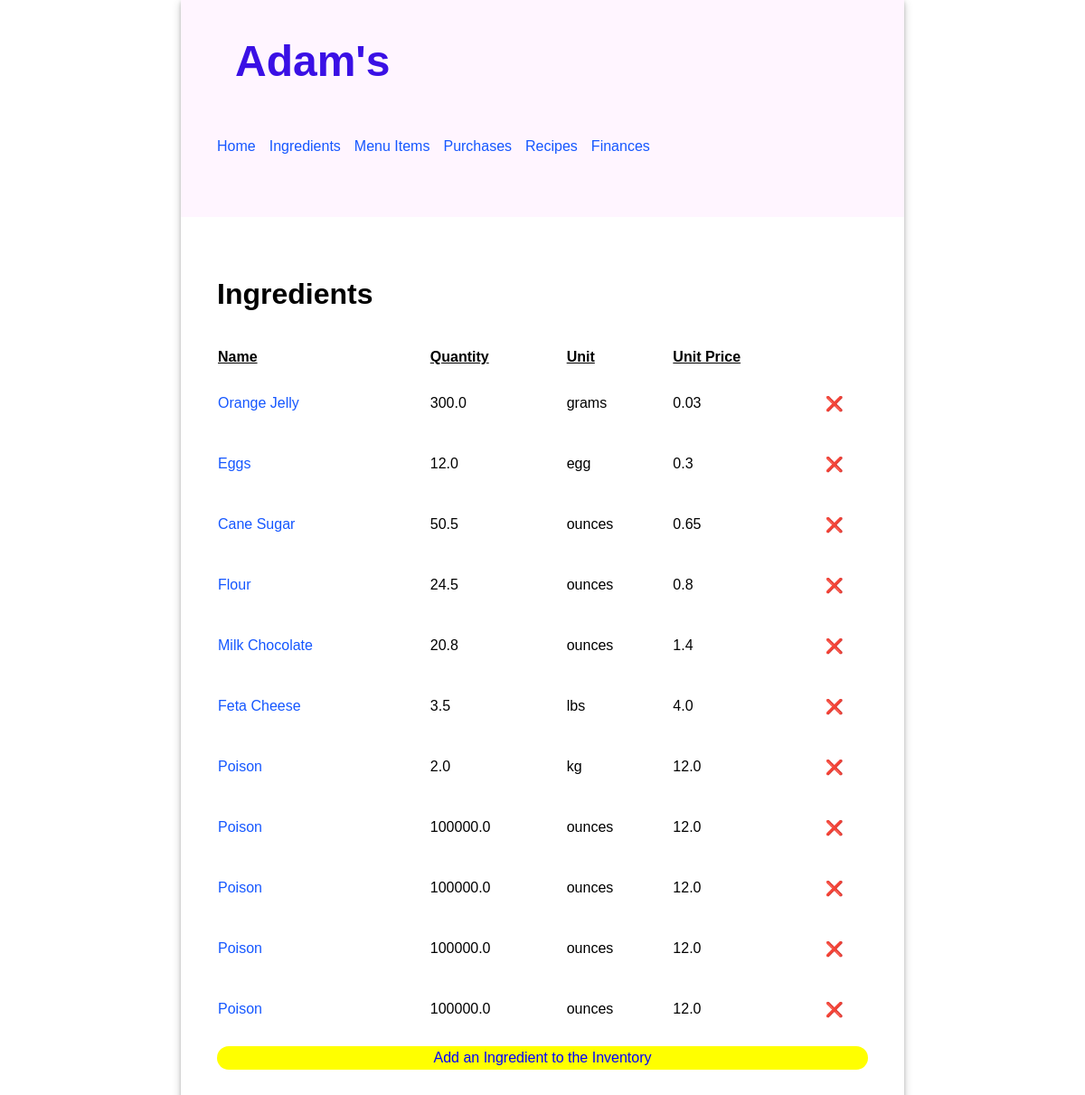
Page /ingredient/ on the earlier database version.
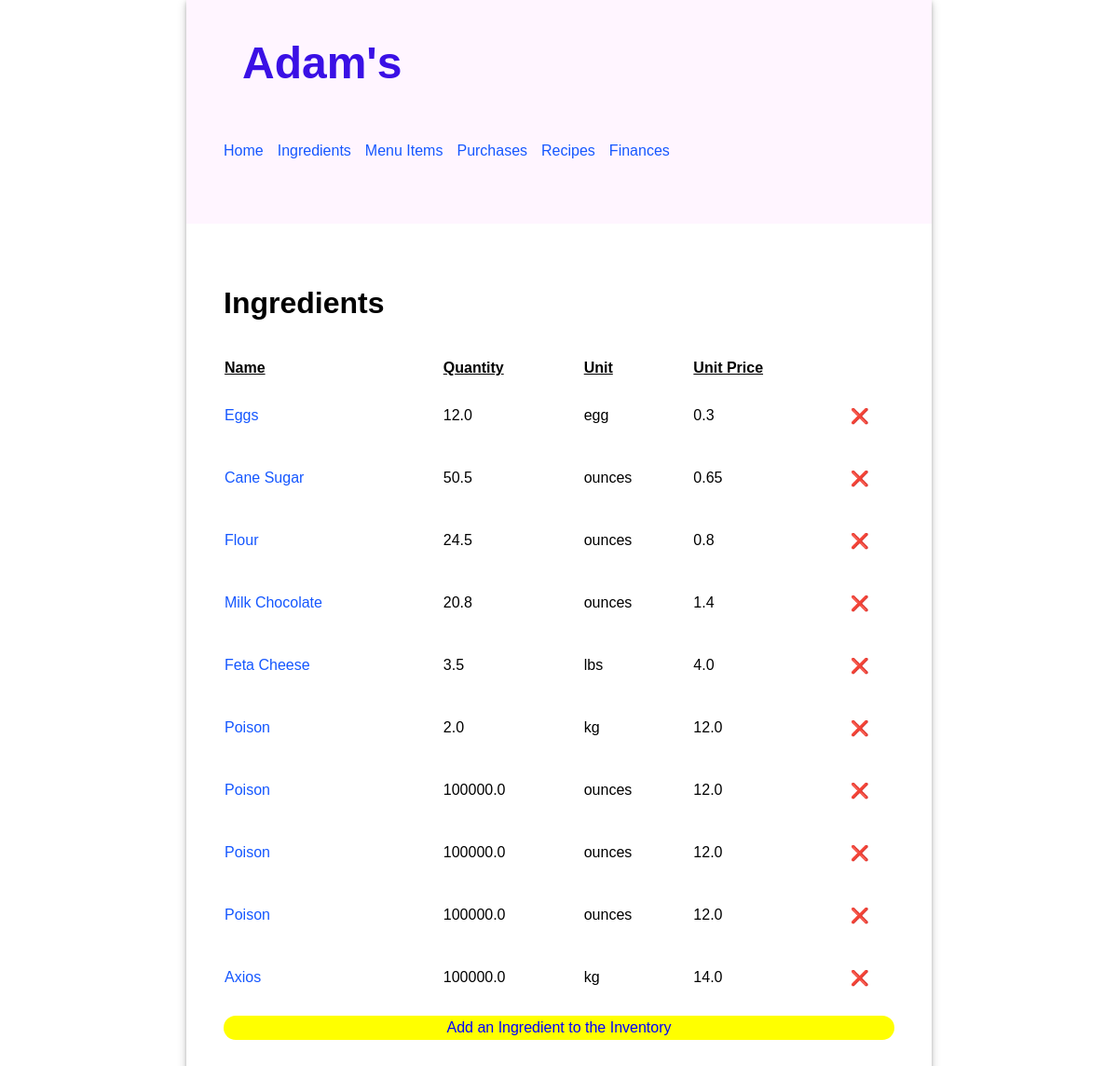
Same page on the later database version.
### inventory/models.py (models this page shows, shortened)
class Ingredient(models.Model):
    name = models.CharField(max_length=30)
    quantity = models.FloatField(default=0)
    unit = models.CharField(max_length=15)
    unit_price = models.FloatField(default=0)

### inventory/views.py (the view)
# urls.py: path('ingredient/', views.IngredientList.as_view(), name='ingredientlist'),
class IngredientList(ListView):
    model = Ingredient
    template_name = 'inventory/ingredient_list.html'

### inventory/templates/inventory/ingredient_list.html (shortened to what this page needs)
{% extends 'base.html' %}
{% load static %}
{% block content %}
  <div>
    <h2>Ingredients</h2>
    <table class="ingredient-table">
      <thead>
        <tr>
          <th>Name</th>
          <th>Quantity</th>
          <th>Unit</th>
          <th>Unit Price</th>
        </tr>
      </thead>
      <tbody>
      {% for ingredient in object_list %}
        <tr>
          <td>
            <a href="{% url "ingredientupdate" ingredient.id %}">{{ ingredient.name | title}}</a>
          </td>
          <td>
            <p>{{ ingredient.quantity }}</p>
          </td>
          <td>
            <p>{{ ingredient.unit }}</p>
          </td>
          <td>
            <p>{{ ingredient.unit_price }}</p>
          </td>
          <td><a href="{% url "ingredientdelete" ingredient.id %}" style="text-decoration: none; color: inherit;">❌</a></td>
        </tr>
      {% endfor %}
      </tbody>
    </table>
    <a href="{% url "ingredientcreate" %}" style="display: inherit; text-align: center; border-radius: 15px; text-decoration: none; color: blue; padding: 4px; background-color: yellow;">Add an Ingredient to the Inventory</a>
  </div>
{% endblock %}

Differences in the rows shown:
removed Ingredient: name "Orange Jelly", quantity "300.0", unit "grams", unit_price "0.03"
removed Ingredient: name "Poison", quantity "100000.0", unit "ounces", unit_price "12.0"
added Ingredient: name "Axios", quantity "100000.0", unit "kg", unit_price "14.0"
